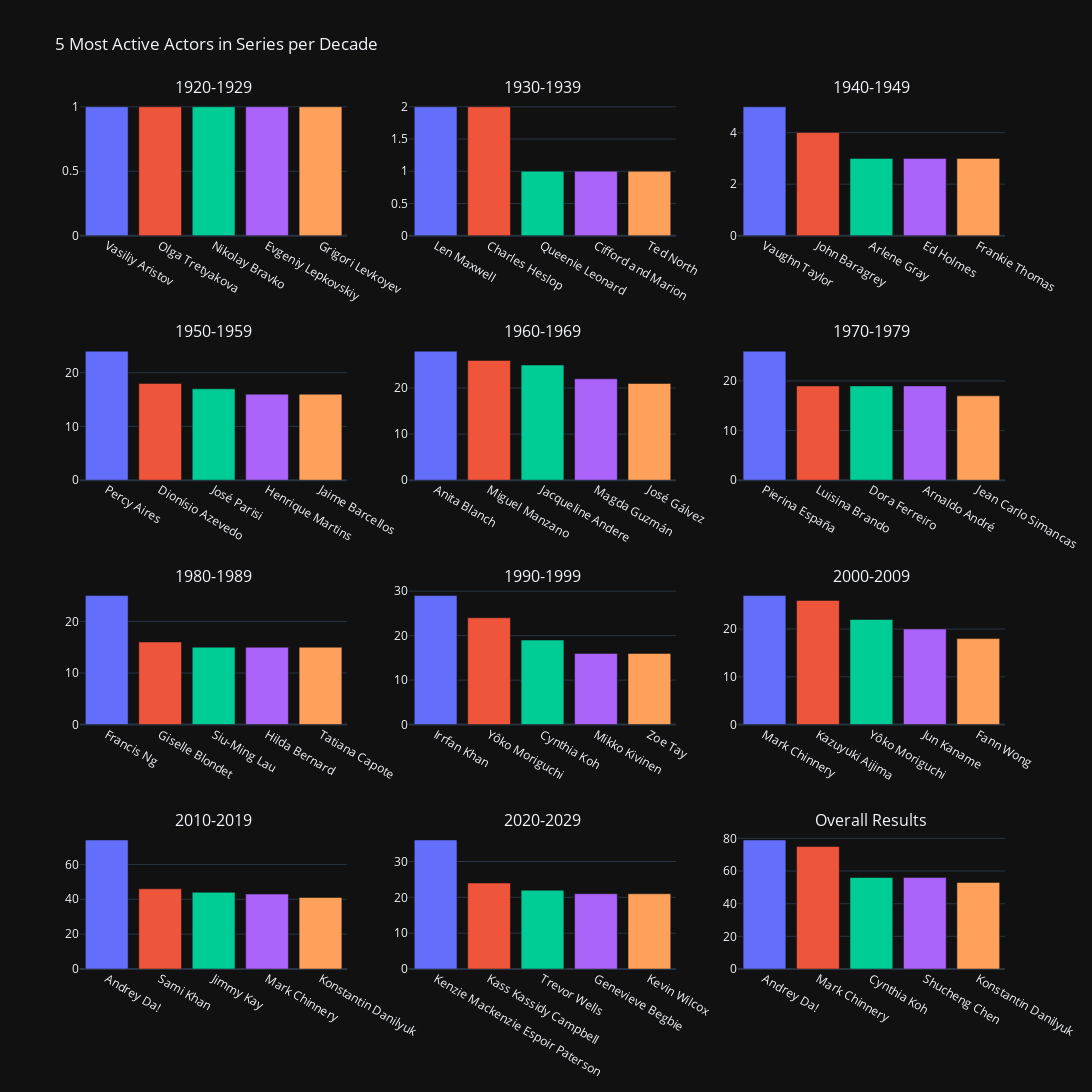

Notebook cell for this chart:
### Code cell
# We can now run the same script on the new data to display the same plots, with actors from series

depart = 1920
fin = 1929
subplot = []
for i in range(11):
    actors_series_decade = actors_series_year[(actors_series_year['startYear']>=depart)&(actors_series_year['startYear']<=fin)]
    temp = actors_series_decade['primaryName'].value_counts()[:5].rename_axis('name').reset_index(name='count')
    subplot.append(temp)
    depart+=10
    fin+=10
globa = actors_series_year['primaryName'].value_counts()[:5].rename_axis('name').reset_index(name='count')

fig = make_subplots(
    rows=4, cols=3,
    subplot_titles=('1920-1929', '1930-1939','1940-1949','1950-1959','1960-1969','1970-1979','1980-1989','1990-1999','2000-2009','2010-2019','2020-2029','Overall Results'),
    )

fig.append_trace(
    go.Bar(x=subplot[0]['name'],
    y=subplot[0]['count'],
    marker_color=px.colors.qualitative.Plotly),
    row=1, col=1
)

fig.append_trace(
    go.Bar(x=subplot[1]['name'],
    y=subplot[1]['count'],
    marker_color=px.colors.qualitative.Plotly),
    row=1, col=2
)

fig.append_trace(
    go.Bar(x=subplot[2]['name'],
    y=subplot[2]['count'],
    marker_color=px.colors.qualitative.Plotly),
    row=1, col=3
)

fig.append_trace(
    go.Bar(x=subplot[3]['name'],
    y=subplot[3]['count'],
    marker_color=px.colors.qualitative.Plotly),
    row=2, col=1
)

fig.append_trace(
    go.Bar(x=subplot[4]['name'],
    y=subplot[4]['count'],
    marker_color=px.colors.qualitative.Plotly),
    row=2, col=2
)

fig.append_trace(
    go.Bar(x=subplot[5]['name'],
    y=subplot[5]['count'],
    marker_color=px.colors.qualitative.Plotly),
    row=2, col=3
)

fig.append_trace(
    go.Bar(x=subplot[6]['name'],
    y=subplot[6]['count'],
    marker_color=px.colors.qualitative.Plotly),
    row=3, col=1
)

fig.append_trace(
    go.Bar(x=subplot[7]['name'],
    y=subplot[7]['count'],
    marker_color=px.colors.qualitative.Plotly),
    row=3, col=2
)

fig.append_trace(
    go.Bar(x=subplot[8]['name'],
    y=subplot[8]['count'],
    marker_color=px.colors.qualitative.Plotly),
    row=3, col=3
)

fig.append_trace(
    go.Bar(x=subplot[9]['name'],
    y=subplot[9]['count'],
    marker_color=px.colors.qualitative.Plotly),
    row=4, col=1
)

fig.append_trace(
    go.Bar(x=subplot[10]['name'],
    y=subplot[10]['count'],
    marker_color=px.colors.qualitative.Plotly),
    row=4, col=2
)

fig.append_trace(
    go.Bar(x=globa['name'],
    y=globa['count'],
    marker_color=px.colors.qualitative.Plotly),
    row=4, col=3
)

fig.update_layout(
    template='plotly_dark',
    title='5 Most Active Actors in Series per Decade',
    showlegend=False,
    height = 1250,
    width=1300
)
fig.show()

### Figure 1 — Plotly figure (JSON) as saved in the notebook; plotly's stock layout.template omitted (floating-point values rounded to 4 significant figures)
{"data": [{"marker": {"color": ["#636EFA", "#EF553B", "#00CC96", "#AB63FA", "#FFA15A", "#19D3F3", "#FF6692", "#B6E880", "#FF97FF", "#FECB52"]}, "type": "bar", "x": ["Vasiliy Aristov", "Olga Tretyakova", "Nikolay Bravko", "Evgeniy Lepkovskiy", "Grigori Levkoyev"], "xaxis": "x", "y": [1, 1, 1, 1, 1], "yaxis": "y"}, {"marker": {"color": ["#636EFA", "#EF553B", "#00CC96", "#AB63FA", "#FFA15A", "#19D3F3", "#FF6692", "#B6E880", "#FF97FF", "#FECB52"]}, "type": "bar", "x": ["Len Maxwell", "Charles Heslop", "Queenie Leonard", "Cifford and Marion", "Ted North"], "xaxis": "x2", "y": [2, 2, 1, 1, 1], "yaxis": "y2"}, {"marker": {"color": ["#636EFA", "#EF553B", "#00CC96", "#AB63FA", "#FFA15A", "#19D3F3", "#FF6692", "#B6E880", "#FF97FF", "#FECB52"]}, "type": "bar", "x": ["Vaughn Taylor", "John Baragrey", "Arlene Gray", "Ed Holmes", "Frankie Thomas"], "xaxis": "x3", "y": [5, 4, 3, 3, 3], "yaxis": "y3"}, {"marker": {"color": ["#636EFA", "#EF553B", "#00CC96", "#AB63FA", "#FFA15A", "#19D3F3", "#FF6692", "#B6E880", "#FF97FF", "#FECB52"]}, "type": "bar", "x": ["Percy Aires", "Dionísio Azevedo", "José Parisi", "Henrique Martins", "Jaime Barcellos"], "xaxis": "x4", "y": [24, 18, 17, 16, 16], "yaxis": "y4"}, {"marker": {"color": ["#636EFA", "#EF553B", "#00CC96", "#AB63FA", "#FFA15A", "#19D3F3", "#FF6692", "#B6E880", "#FF97FF", "#FECB52"]}, "type": "bar", "x": ["Anita Blanch", "Miguel Manzano", "Jacqueline Andere", "Magda Guzmán", "José Gálvez"], "xaxis": "x5", "y": [28, 26, 25, 22, 21], "yaxis": "y5"}, {"marker": {"color": ["#636EFA", "#EF553B", "#00CC96", "#AB63FA", "#FFA15A", "#19D3F3", "#FF6692", "#B6E880", "#FF97FF", "#FECB52"]}, "type": "bar", "x": ["Pierina España", "Luisina Brando", "Dora Ferreiro", "Arnaldo André", "Jean Carlo Simancas"], "xaxis": "x6", "y": [26, 19, 19, 19, 17], "yaxis": "y6"}, {"marker": {"color": ["#636EFA", "#EF553B", "#00CC96", "#AB63FA", "#FFA15A", "#19D3F3", "#FF6692", "#B6E880", "#FF97FF", "#FECB52"]}, "type": "bar", "x": ["Francis Ng", "Giselle Blondet", "Siu-Ming Lau", "Hilda Bernard", "Tatiana Capote"], "xaxis": "x7", "y": [25, 16, 15, 15, 15], "yaxis": "y7"}, {"marker": {"color": ["#636EFA", "#EF553B", "#00CC96", "#AB63FA", "#FFA15A", "#19D3F3", "#FF6692", "#B6E880", "#FF97FF", "#FECB52"]}, "type": "bar", "x": ["Irrfan Khan", "Yôko Moriguchi", "Cynthia Koh", "Mikko Kivinen", "Zoe Tay"], "xaxis": "x8", "y": [29, 24, 19, 16, 16], "yaxis": "y8"}, {"marker": {"color": ["#636EFA", "#EF553B", "#00CC96", "#AB63FA", "#FFA15A", "#19D3F3", "#FF6692", "#B6E880", "#FF97FF", "#FECB52"]}, "type": "bar", "x": ["Mark Chinnery", "Kazuyuki Aijima", "Yôko Moriguchi", "Jun Kaname", "Fann Wong"], "xaxis": "x9", "y": [27, 26, 22, 20, 18], "yaxis": "y9"}, {"marker": {"color": ["#636EFA", "#EF553B", "#00CC96", "#AB63FA", "#FFA15A", "#19D3F3", "#FF6692", "#B6E880", "#FF97FF", "#FECB52"]}, "type": "bar", "x": ["Andrey Da!", "Sami Khan", "Jimmy Kay", "Mark Chinnery", "Konstantin Danilyuk"], "xaxis": "x10", "y": [74, 46, 44, 43, 41], "yaxis": "y10"}, {"marker": {"color": ["#636EFA", "#EF553B", "#00CC96", "#AB63FA", "#FFA15A", "#19D3F3", "#FF6692", "#B6E880", "#FF97FF", "#FECB52"]}, "type": "bar", "x": ["Kenzie Mackenzie Espoir Paterson", "Kass Kassidy Campbell", "Trevor Wells", "Genevieve Begbie", "Kevin Wilcox"], "xaxis": "x11", "y": [36, 24, 22, 21, 21], "yaxis": "y11"}, {"marker": {"color": ["#636EFA", "#EF553B", "#00CC96", "#AB63FA", "#FFA15A", "#19D3F3", "#FF6692", "#B6E880", "#FF97FF", "#FECB52"]}, "type": "bar", "x": ["Andrey Da!", "Mark Chinnery", "Cynthia Koh", "Shucheng Chen", "Konstantin Danilyuk"], "xaxis": "x12", "y": [79, 75, 56, 56, 53], "yaxis": "y12"}], "layout": {"annotations": [{"font": {"size": 16}, "showarrow": false, "text": "1920-1929", "x": 0.1444, "xanchor": "center", "xref": "paper", "y": 1, "yanchor": "bottom", "yref": "paper"}, {"font": {"size": 16}, "showarrow": false, "text": "1930-1939", "x": 0.5, "xanchor": "center", "xref": "paper", "y": 1, "yanchor": "bottom", "yref": "paper"}, {"font": {"size": 16}, "showarrow": false, "text": "1940-1949", "x": 0.8556, "xanchor": "center", "xref": "paper", "y": 1, "yanchor": "bottom", "yref": "paper"}, {"font": {"size": 16}, "showarrow": false, "text": "1950-1959", "x": 0.1444, "xanchor": "center", "xref": "paper", "y": 0.7188, "yanchor": "bottom", "yref": "paper"}, {"font": {"size": 16}, "showarrow": false, "text": "1960-1969", "x": 0.5, "xanchor": "center", "xref": "paper", "y": 0.7188, "yanchor": "bottom", "yref": "paper"}, {"font": {"size": 16}, "showarrow": false, "text": "1970-1979", "x": 0.8556, "xanchor": "center", "xref": "paper", "y": 0.7188, "yanchor": "bottom", "yref": "paper"}, {"font": {"size": 16}, "showarrow": false, "text": "1980-1989", "x": 0.1444, "xanchor": "center", "xref": "paper", "y": 0.4375, "yanchor": "bottom", "yref": "paper"}, {"font": {"size": 16}, "showarrow": false, "text": "1990-1999", "x": 0.5, "xanchor": "center", "xref": "paper", "y": 0.4375, "yanchor": "bottom", "yref": "paper"}, {"font": {"size": 16}, "showarrow": false, "text": "2000-2009", "x": 0.8556, "xanchor": "center", "xref": "paper", "y": 0.4375, "yanchor": "bottom", "yref": "paper"}, {"font": {"size": 16}, "showarrow": false, "text": "2010-2019", "x": 0.1444, "xanchor": "center", "xref": "paper", "y": 0.1562, "yanchor": "bottom", "yref": "paper"}, {"font": {"size": 16}, "showarrow": false, "text": "2020-2029", "x": 0.5, "xanchor": "center", "xref": "paper", "y": 0.1562, "yanchor": "bottom", "yref": "paper"}, {"font": {"size": 16}, "showarrow": false, "text": "Overall Results", "x": 0.8556, "xanchor": "center", "xref": "paper", "y": 0.1562, "yanchor": "bottom", "yref": "paper"}], "height": 1250, "showlegend": false, "title": {"text": "5 Most Active Actors in Series per Decade"}, "width": 1300, "xaxis": {"anchor": "y", "domain": [0, 0.2889]}, "xaxis10": {"anchor": "y10", "domain": [0, 0.2889]}, "xaxis11": {"anchor": "y11", "domain": [0.3556, 0.6444]}, "xaxis12": {"anchor": "y12", "domain": [0.7111, 1]}, "xaxis2": {"anchor": "y2", "domain": [0.3556, 0.6444]}, "xaxis3": {"anchor": "y3", "domain": [0.7111, 1]}, "xaxis4": {"anchor": "y4", "domain": [0, 0.2889]}, "xaxis5": {"anchor": "y5", "domain": [0.3556, 0.6444]}, "xaxis6": {"anchor": "y6", "domain": [0.7111, 1]}, "xaxis7": {"anchor": "y7", "domain": [0, 0.2889]}, "xaxis8": {"anchor": "y8", "domain": [0.3556, 0.6444]}, "xaxis9": {"anchor": "y9", "domain": [0.7111, 1]}, "yaxis": {"anchor": "x", "domain": [0.8438, 1]}, "yaxis10": {"anchor": "x10", "domain": [0, 0.1562]}, "yaxis11": {"anchor": "x11", "domain": [0, 0.1562]}, "yaxis12": {"anchor": "x12", "domain": [0, 0.1562]}, "yaxis2": {"anchor": "x2", "domain": [0.8438, 1]}, "yaxis3": {"anchor": "x3", "domain": [0.8438, 1]}, "yaxis4": {"anchor": "x4", "domain": [0.5625, 0.7188]}, "yaxis5": {"anchor": "x5", "domain": [0.5625, 0.7188]}, "yaxis6": {"anchor": "x6", "domain": [0.5625, 0.7188]}, "yaxis7": {"anchor": "x7", "domain": [0.2812, 0.4375]}, "yaxis8": {"anchor": "x8", "domain": [0.2812, 0.4375]}, "yaxis9": {"anchor": "x9", "domain": [0.2812, 0.4375]}}}
